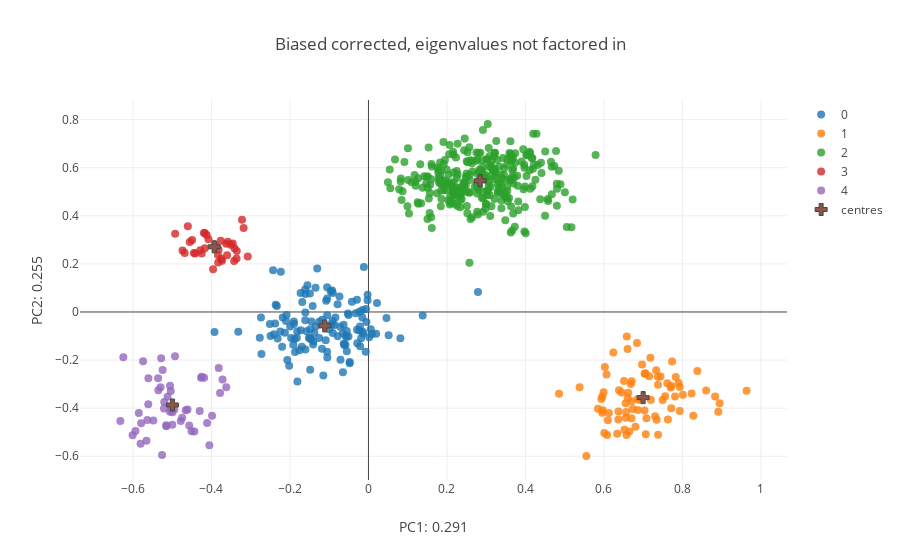

The code cell stored with this chart in its notebook:
### Markdown cell above
Plotting our original samples onto our re-computed feature space:

### Code cell
corr_centroids= [np.mean(New_features[[y for y in range(New_features.shape[0]) if labels_bias[y] == z],:3],axis= 0) for z in range(N_pops)]
corr_centroids= np.array(corr_centroids)

fig_data= [go.Scatter(
        x = New_features[[x for x in range(sum(Sizes_bias)) if labels_bias[x] == i],0],
        y = New_features[[x for x in range(sum(Sizes_bias)) if labels_bias[x] == i],1],
        type='scatter',
        mode= "markers",
        marker= {
        'line': {'width': 0},
        'size': 8,
        'symbol': 'circle',
      "opacity": .8
      },
      name= str(i)
    ) for i in range(N_pops)]

fig_data.append(
    go.Scatter(
        x= corr_centroids[:,0],
        y= corr_centroids[:,1],
        type= 'scatter',
        mode= 'markers',
        name= 'centres',
        marker= {
        'line': {'width': 1},
        'size': 10,
        'symbol': 'cross'
        }
    )
)


layout = go.Layout(
    title= 'Biased corrected, eigenvalues not factored in',
    yaxis=dict(
        title='PC2: {}'.format(round(var_comp[1],3))),
    xaxis=dict(
    title= 'PC1: {}'.format(round(var_comp[0],3))),
)

fig = go.Figure(data=fig_data, layout=layout)
iplot(fig)

### Figure 1 — Plotly figure (JSON) as saved in the notebook; plotly's stock layout.template omitted (floating-point values rounded to 4 significant figures; data arrays with more than 128 entries replaced by an {"elided": "..."} marker saying what was removed)
{"data": [{"marker": {"line": {"width": 0}, "opacity": 0.8, "size": 8, "symbol": "circle"}, "mode": "markers", "name": "0", "type": "scatter", "x": {"elided": "130 float values"}, "y": {"elided": "130 float values"}}, {"marker": {"line": {"width": 0}, "opacity": 0.8, "size": 8, "symbol": "circle"}, "mode": "markers", "name": "1", "type": "scatter", "x": [0.6066, 0.7903, 0.538, 0.8832, 0.5958, 0.6576, 0.7372, 0.67, 0.7065, 0.697, 0.6383, 0.6238, 0.6605, 0.5934, 0.6602, 0.6555, 0.7614, 0.6842, 0.7931, 0.7737, 0.7381, 0.608, 0.8604, 0.7195, 0.6801, 0.6645, 0.7303, 0.6513, 0.8948, 0.6008, 0.6582, 0.5552, 0.6916, 0.6732, 0.6566, 0.6556, 0.7931, 0.763, 0.7497, 0.6864, 0.7036, 0.7082, 0.7443, 0.6522, 0.5969, 0.77, 0.8233, 0.7714, 0.781, 0.801, 0.8276, 0.7719, 0.9636, 0.7035, 0.6366, 0.8913, 0.5958, 0.6863, 0.6101, 0.6705, 0.6124, 0.7183, 0.6338, 0.6023, 0.7333, 0.5848, 0.6685, 0.8381, 0.756, 0.4856, 0.7344, 0.6709, 0.5992, 0.7829, 0.7152, 0.645, 0.7056, 0.7377, 0.637, 0.662], "y": [-0.2603, -0.2952, -0.3133, -0.3513, -0.4188, -0.5112, -0.2693, -0.4425, -0.5081, -0.218, -0.3259, -0.1682, -0.3578, -0.3618, -0.154, -0.3793, -0.2969, -0.1289, -0.4117, -0.2061, -0.5104, -0.5114, -0.3263, -0.3658, -0.4772, -0.4968, -0.4334, -0.2873, -0.3795, -0.5033, -0.1015, -0.599, -0.3661, -0.4038, -0.4164, -0.44, -0.3118, -0.4468, -0.3659, -0.3615, -0.2567, -0.4422, -0.2681, -0.4898, -0.4091, -0.314, -0.3388, -0.4002, -0.3519, -0.3441, -0.4313, -0.3077, -0.3271, -0.4096, -0.4467, -0.4146, -0.3513, -0.4075, -0.4508, -0.2885, -0.4201, -0.1903, -0.5069, -0.2291, -0.242, -0.402, -0.2995, -0.2458, -0.3509, -0.3399, -0.4481, -0.3718, -0.3341, -0.2699, -0.2674, -0.3345, -0.2551, -0.3023, -0.4139, -0.3362]}, {"marker": {"line": {"width": 0}, "opacity": 0.8, "size": 8, "symbol": "circle"}, "mode": "markers", "name": "2", "type": "scatter", "x": {"elided": "300 float values"}, "y": {"elided": "300 float values"}}, {"marker": {"line": {"width": 0}, "opacity": 0.8, "size": 8, "symbol": "circle"}, "mode": "markers", "name": "3", "type": "scatter", "x": [-0.3221, -0.4286, -0.3752, -0.3458, -0.3414, -0.4493, -0.4737, -0.4445, -0.4602, -0.3765, -0.4169, -0.3508, -0.4416, -0.3731, -0.4682, -0.3181, -0.3585, -0.336, -0.3422, -0.4925, -0.417, -0.3355, -0.4076, -0.4553, -0.3834, -0.4248, -0.3829, -0.3075, -0.3602, -0.3626, -0.3959, -0.4192, -0.3916, -0.4122, -0.3818], "y": [0.384, 0.2566, 0.2215, 0.2851, 0.2654, 0.2998, 0.2563, 0.2458, 0.3564, 0.2969, 0.2649, 0.2796, 0.2431, 0.2129, 0.2456, 0.3499, 0.2923, 0.2227, 0.2116, 0.3252, 0.3283, 0.2536, 0.3029, 0.2913, 0.2373, 0.2436, 0.2054, 0.2308, 0.2356, 0.2836, 0.1775, 0.3284, 0.2773, 0.3203, 0.2595]}, {"marker": {"line": {"width": 0}, "opacity": 0.8, "size": 8, "symbol": "circle"}, "mode": "markers", "name": "4", "type": "scatter", "x": [-0.5056, -0.521, -0.5607, -0.4929, -0.5793, -0.4746, -0.4656, -0.4508, -0.5037, -0.4997, -0.5353, -0.4112, -0.5656, -0.561, -0.4436, -0.4782, -0.6246, -0.5259, -0.515, -0.461, -0.4299, -0.5634, -0.4265, -0.3623, -0.548, -0.4187, -0.5118, -0.5202, -0.4248, -0.3717, -0.5298, -0.5936, -0.3781, -0.3985, -0.6009, -0.3815, -0.5282, -0.4946, -0.6322, -0.4993, -0.5807, -0.5743, -0.536, -0.4567, -0.5244, -0.4053, -0.5057, -0.5851, -0.5023, -0.5152], "y": [-0.4147, -0.4018, -0.2753, -0.1844, -0.4633, -0.4397, -0.4086, -0.496, -0.3284, -0.4688, -0.325, -0.4614, -0.5361, -0.3842, -0.497, -0.4531, -0.1884, -0.5947, -0.4749, -0.4055, -0.4114, -0.4489, -0.2733, -0.313, -0.4515, -0.2736, -0.3527, -0.3749, -0.2689, -0.2806, -0.3135, -0.4945, -0.3374, -0.4312, -0.5127, -0.2328, -0.1922, -0.4046, -0.4537, -0.4169, -0.5484, -0.205, -0.2753, -0.4721, -0.2414, -0.5538, -0.307, -0.4205, -0.4041, -0.4707]}, {"marker": {"line": {"width": 1}, "size": 10, "symbol": "cross"}, "mode": "markers", "name": "centres", "type": "scatter", "x": [-0.1114, 0.6999, 0.2845, -0.3929, -0.4995], "y": [-0.05777, -0.3562, 0.5459, 0.2712, -0.3867]}], "layout": {"title": "Biased corrected, eigenvalues not factored in", "xaxis": {"title": "PC1: 0.291"}, "yaxis": {"title": "PC2: 0.255"}}}
